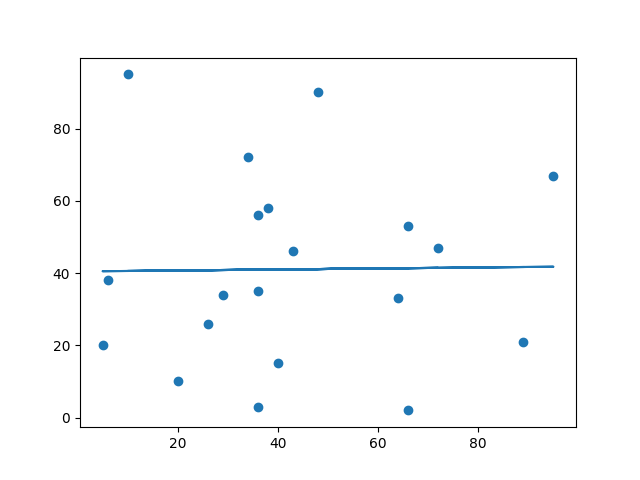

Generate this figure with Python:
# W3Schools, Python Machine Learning, Linear Regression
import matplotlib.pyplot as plt
from scipy import stats

# An example where linear regression 
# would not be the best method to predict future values.
x = [89, 43, 36, 36, 95, 10, 66, 34, 38, 20, 26, 29, 48, 64, 6, 5, 36, 66, 72, 40]
y = [21, 46, 3, 35, 67, 95, 53, 72, 58, 10, 26, 34, 90, 33, 38, 20, 56, 2, 47, 15]

slope, intercept, r, p, std_err = stats.linregress(x, y)

def myfunc(x):
    return slope * x + intercept

mymodel = list(map(myfunc, x))

plt.scatter(x, y)
plt.plot(x, mymodel)
plt.show()
